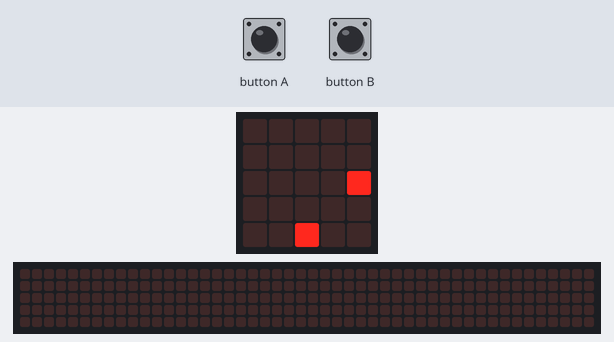
A program run on a simulated Calliope mini (MakeCode). Parts: the board's 5×5 LED display, a strip that is not on the board, showing the scrolling text unrolled. Inputs (shaded band) come from the test bench. Random numbers come from a fixed seed; the 48×5 strip is a reading aid, not a part: it shows the text the display is scrolling, unrolled, one strip-width of it at a time.

Above: at 1.2 s.
1.3 s: button A pressed for 0.15 s
At 1.75 s:
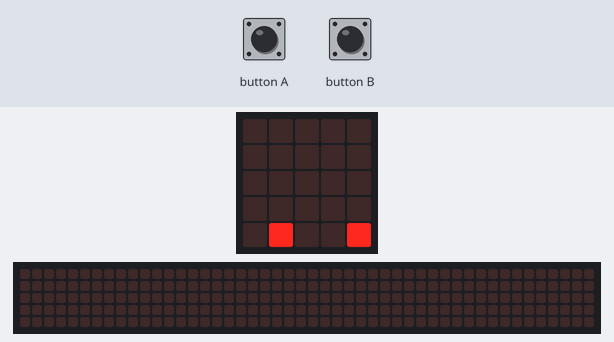
2.0 s: button B pressed for 0.15 s
At 2.28 s:
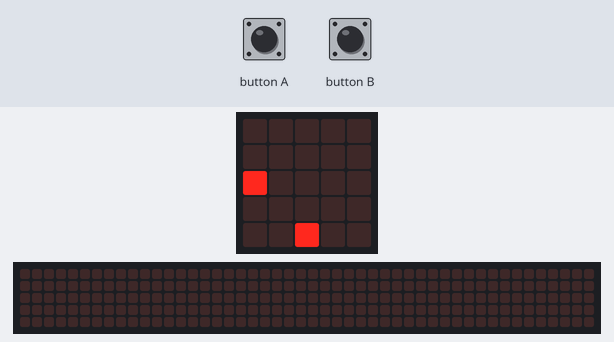
2.7 s: button A pressed for 0.15 s
At 3.13 s:
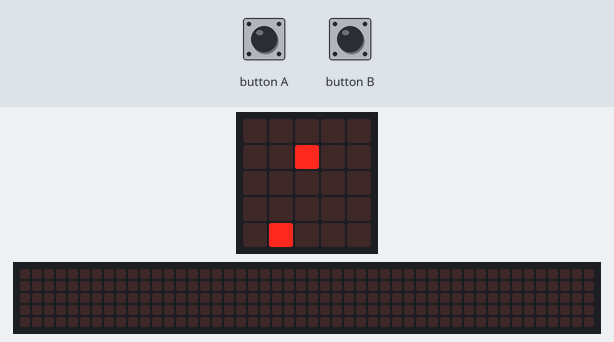
3.4 s: button B pressed for 0.15 s
At 13.3 s:
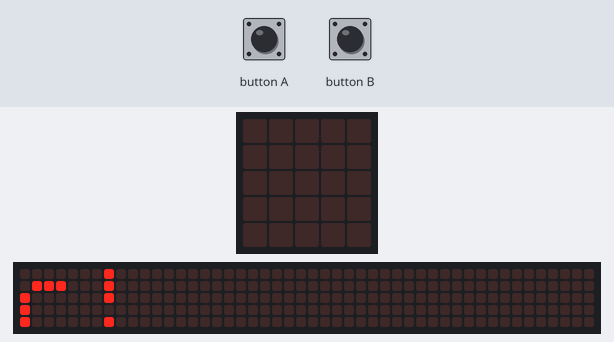

Measured:
- what the display in image 4 shows lasts 0.8 s, from 12.7 s to 13.5 s

The program:

main.ts
```typescript
input.onButtonEvent(Button.A, input.buttonEventClick(), function () {
    Spieler.change(LedSpriteProperty.X, -1)
})
input.onButtonEvent(Button.B, input.buttonEventClick(), function () {
    Spieler.change(LedSpriteProperty.X, 1)
})
let Spieler: game.LedSprite = null
Spieler = game.createSprite(2, 4)
let Gegner = game.createSprite(randint(0, 4), 0)
loops.everyInterval(500, function () {
    if (Gegner.get(LedSpriteProperty.Y) == 4) {
        Gegner.set(LedSpriteProperty.Y, 0)
        Gegner.set(LedSpriteProperty.X, randint(0, 4))
    }
})
basic.forever(function () {
    basic.pause(150)
    Gegner.change(LedSpriteProperty.Y, 1)
})
basic.forever(function () {
    if (Spieler.isTouching(Gegner)) {
        basic.showString("Game Over!")
    }
})
```

test.ts
```typescript
// Hier kann man Tests durchführen; diese Datei wird nicht kompiliert, wenn dieses Paket als Erweiterung verwendet wird.
```
